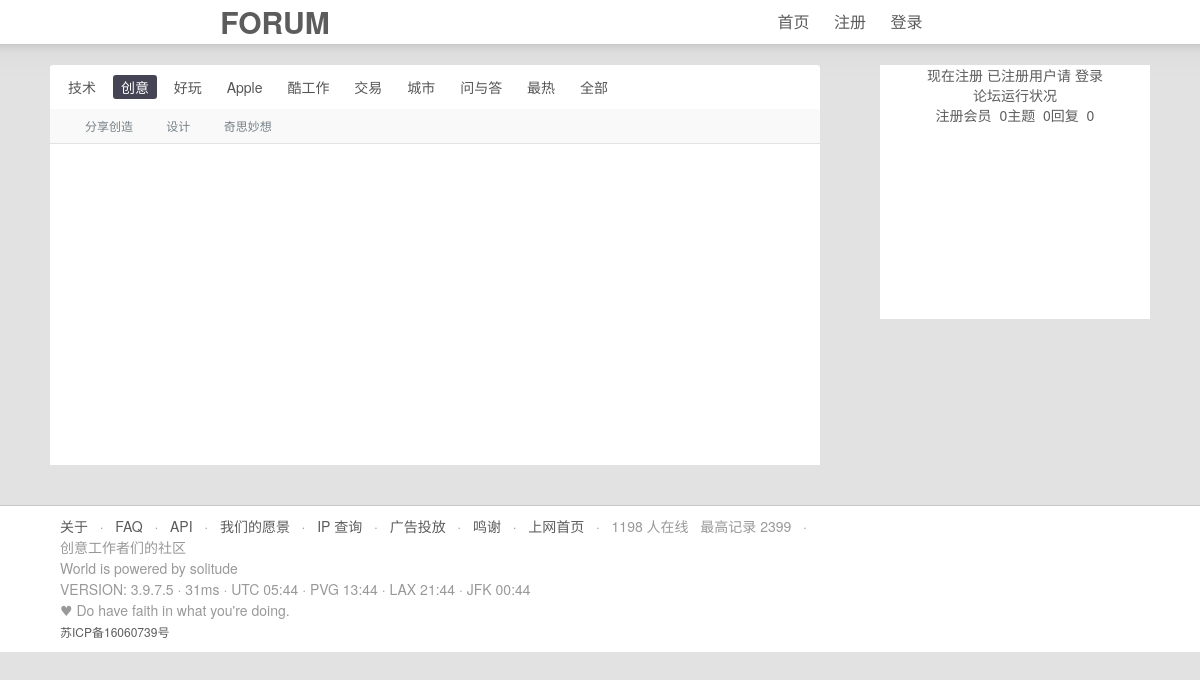
/index.php?tab=创意, run on the app's committed database.
### tables this page shows
create table node(
	node_id int unsigned not null auto_increment primary key,
	node_name char(20) not null
);

create table tab(
	tab_id int unsigned not null,
	tab_name char(20) not null,
	node_id int unsigned not null
);

### index.php (called while the page is built, shortened)
<?php
try {
    display_wrapper('index');
}
catch (Exception $e) {
    ob_end_clean();
    display_head($e->getMessage());
    echo $e->getMessage();
    exit;
}

### php/display_index.php (the view, shortened to what this page needs)
<?php
function display_index($tabname='技术') {
    $tab=array('技术','创意','好玩','Apple','酷工作','交易','城市','问与答','最热','全部');
    if(isset($_REQUEST['tab'])) {
        if(in_array($tabname,$tab)) {
            $tabname = $_REQUEST['tab'];
        }
        else {
            throw new Exception('404: Not Found');
        }
    }
?>
    <div class="inner">
        <?php
        echo "<a class=".(($tabname===$tab[0]) ? 'tab_current' : 'tab')." href='../forum/index.php?tab=$tab[0]'>$tab[0]</a>";
        for($i=1; $i<10; $i++) {
            echo "<a class=".(($tabname===$tab[$i]) ? 'tab_current' : 'tab')." href='../forum/index.php?tab=$tab[$i]'>$tab[$i]</a>";
        }
        ?>
    </div>
    <div class="cell">
        <?php
        display_node($tabname);
        ?>
    </div>
<?php
}
function display_node($tabname) {
    $conn = db_connect();
    $query = "select * from tab,node where tab.tab_name='$tabname' and tab.node_id=node.node_id";
    $result = $conn->query($query);
    if($result->num_rows>0) {
        $row=$result->fetch_assoc();
        echo "<a href='./php/node.php?nodename=$row[node_name]'>$row[node_name]</a>";
        while($row=$result->fetch_assoc()) {
            echo "<a href='./php/node.php?nodename=$row[node_name]'>$row[node_name]</a>";
        }
    }
}
    ?>

### static/styles/main.css (style rules this page uses)
body { background-color: #e2e2e2; }
.inner { padding: 10px; font-size: 14px; line-height: 150%; text-align: left; }
a.tab { display: inline-block; font-size: 14px; line-height: 14px; padding: 5px 8px 5px 8px; margin-right: 5px; border-radius: 3px; color: #555; }
a.tab_current { display: inline-block; font-size: 14px; line-height: 14px; padding: 5px 8px 5px 8px; margin-right: 5px; border-radius: 3px; background-color: #445; color: #fff; text-decoration: none; }
.cell { padding: 10px 10px 10px 20px; font-size: 12px; line-height: 120%; text-align: left; border-bottom: 1px solid #e2e2e2; background-color: #f9f9f9; }
.cell a { margin: 0 15px; font-size: 12px; color: #778087; text-decoration: none; }

### data on the page
node: node_name "分享创造"
tab: node.node_name "设计"
tab: node.node_name "奇思妙想"

### other printed values
$result->num_rows "0"
$tab[0] "技术"
$tab[$i] "创意"
$tab[$i] "好玩"
$tab[$i] "Apple"
$tab[$i] "酷工作"
$tab[$i] "交易"
$tab[$i] "城市"
$tab[$i] "问与答"
$tab[$i] "最热"
$tab[$i] "全部"
